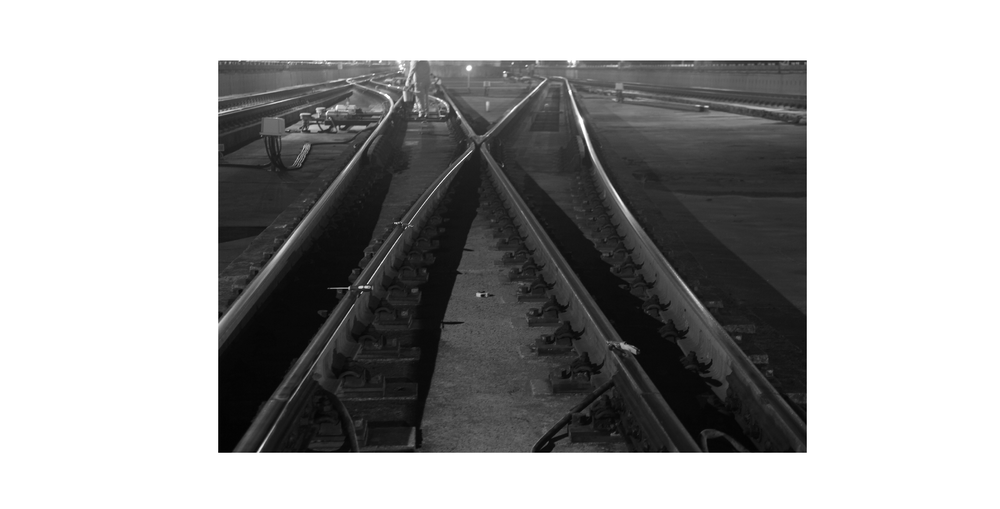
#> input picture paper/gray.png, 1000 x 509 px, shrunk from 1920 x 977 before the run, found by its file name
$ python contrast-and-histogram.py
#> lines starting #> are read from the running program, lines starting #| are printed output that depends on the picture
import cv2
import numpy as np

def contrast(src):
    img = cv2.imread(src)
#> img is the input picture: shape (509, 1000, 3); min 0, max 255, mean 163.6
    xp = [0, 64, 128, 192, 255]
    fp = [0, 16, 128, 240, 255]
    x = np.arange(256)
    table = np.interp(x, xp, fp).astype('uint8')
    img = cv2.LUT(img, table)
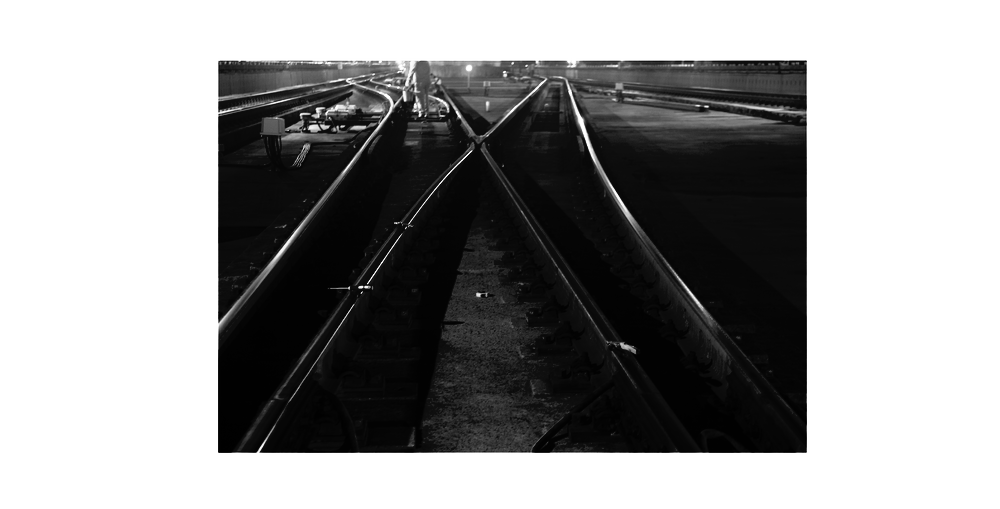
#> img: shape (509, 1000, 3); min 0, max 255, mean 151.6
    return img

def histogram(src):
    img = cv2.imread(src)
    img = cv2.cvtColor(img,cv2.COLOR_BGR2GRAY)
#> img: shape (509, 1000)
    equ = cv2.equalizeHist(img)
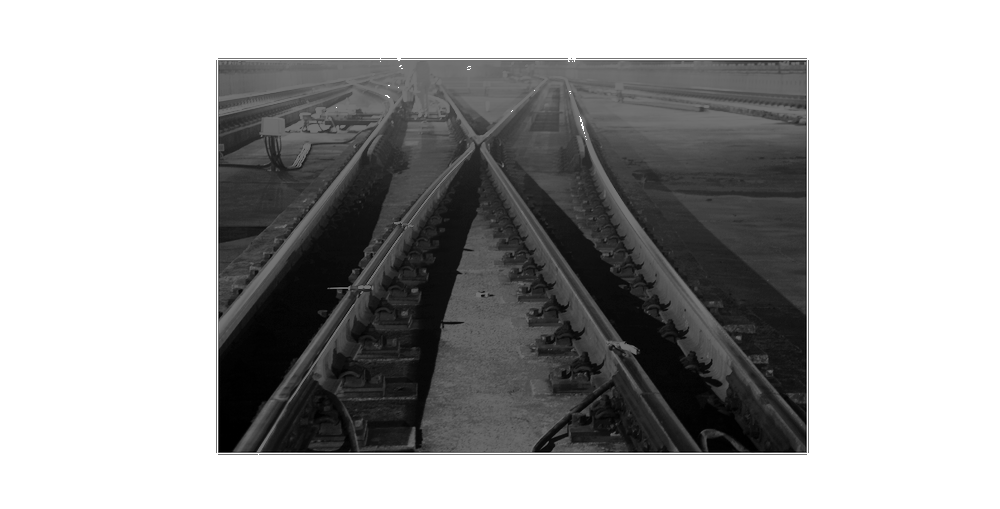
#> equ: shape (509, 1000); min 0, max 255, mean 165.1
    # res = np.hstack((img, equ))
    return equ


src = 'E:\\pycharm\\pythonDataStructure\\paper\\gray.png'
contrast_img = contrast(src)
histogram_img = histogram(src)
cv2.imshow("C-Output", contrast_img)
cv2.imshow("H-Output", histogram_img)
# cv2.imwrite('contrast.png')
cv2.waitKey(0)
cv2.destroyAllWindows()
